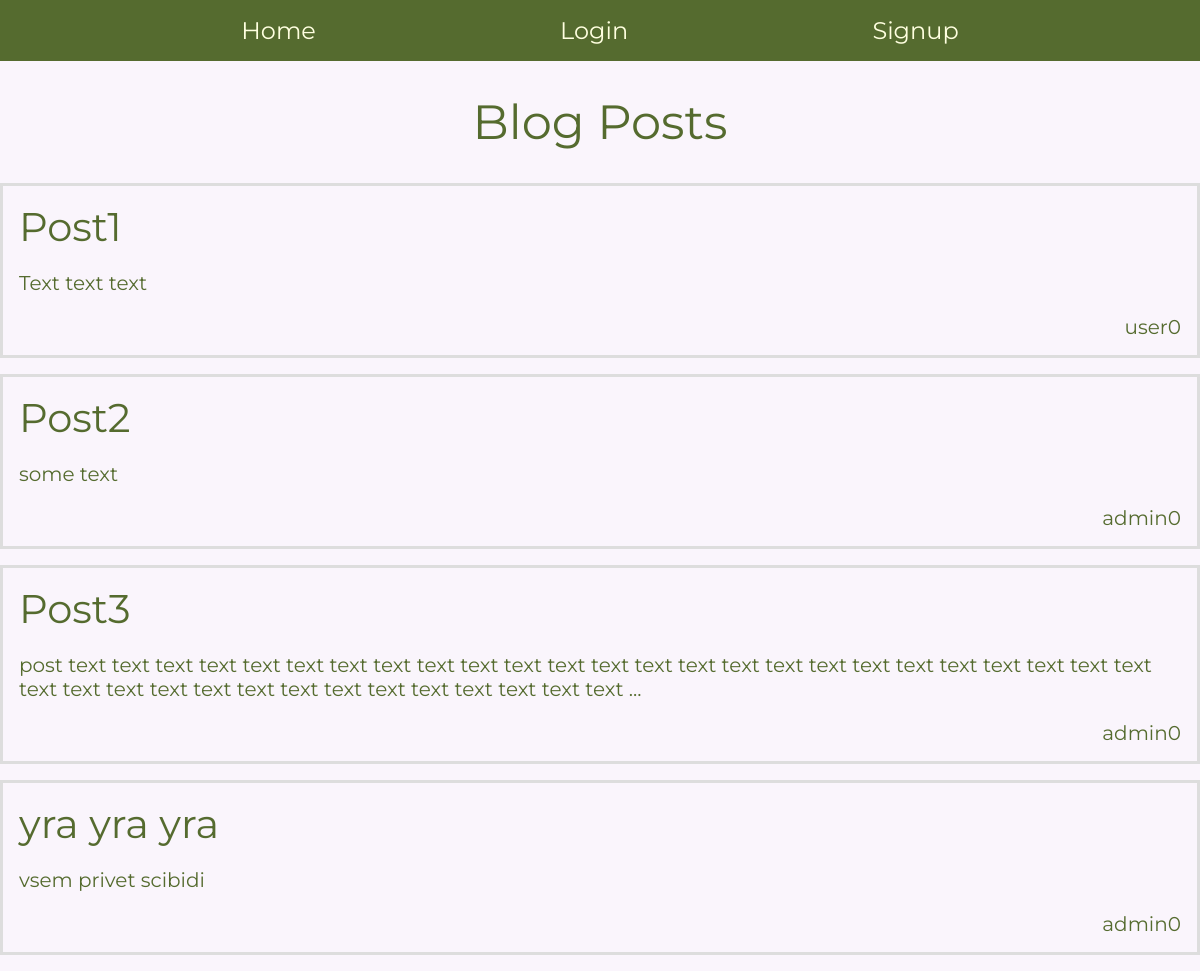
The page / on the database its author committed.
### blog/models.py (models this page shows, shortened)
class Post(models.Model):
    title = models.CharField(max_length=100)
    content = models.TextField()
    date_posted = models.DateTimeField(auto_now_add=True)
    author = models.ForeignKey(User,on_delete=models.CASCADE)

### blog/views.py (the view)
# urls.py: 2. Add a URL to urlpatterns:  path('', views.home, name='home')
def home(request):
    posts = Post.objects.all()
    return render(request, 'blog/home.html',
                  {'posts': posts})

### templates/blog/home.html
{% extends "base_generic.html" %}
{% block content %}
  <h1>Blog Posts</h1>
  {% for post in posts %}
    <div class="post">
      <a class="post-title" href="{% url 'post_detail' pk=post.pk %}">{{ post.title }}</a>
      {% if post.content|length > 200 %}
        <div class="post-content">{{ post.content|slice:":200" }}...</div>
      {% else %}
        <div class="post-content">{{ post.content }}</div>
      {% endif %}
      <div class="post-author">{{ post.author }}</div>
    </div>
  {% endfor %}
{% endblock %}

### static/css/style.css (style rules this page uses)
body { font-family: 'Montserrat', 'Roboto', sans-serif; margin: 0; padding: 0px; background-color: #faf5fc; box-sizing: border-box; }
*, *::before, *::after { box-sizing: inherit; }
:root { --main-color: #556B2F; --secondary-color: #696B2F; --background-color: #faf5fc; --light-color: #ffffe0; --hover-color: #4a5e2f; }
h1, h2 { color: var(--main-color); font-weight: normal; }
h1 { text-align: center; font-size: 3em; }
.post { border: 3px solid #ddd; padding: 1em; margin: 1em 0; }
.post-title { color: var(--main-color); font-size: 40px; text-decoration: none; }
.post-content, .post-author { padding-top: 20px; color: var(--main-color); font-size: 20px; }
.post-author { text-align: right; }

### rows shown on the page
Post: title "Post1", content "Text text text", author "user0"
Post: title "Post2", content "some text", author "admin0"
Post: title "Post3", content "post text text text text text text text text text text text text text text text text text text text text text text text text text text text text text text text text text text text text text text text", author "admin0"
Post: title "yra yra yra", content "vsem privet scibidi", author "admin0"
